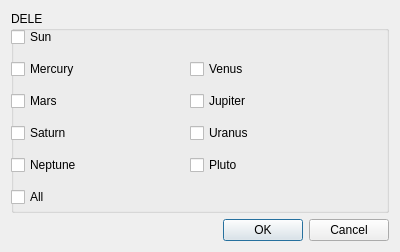
<?xml version="1.0" encoding="UTF-8"?>
<ui version="4.0">
 <class>addDeLeDlg</class>
 <widget class="QDialog" name="addDeLeDlg">
  <property name="geometry">
   <rect>
    <x>0</x>
    <y>0</y>
    <width>400</width>
    <height>252</height>
   </rect>
  </property>
  <property name="windowTitle">
   <string>Dialog</string>
  </property>
  <layout class="QGridLayout" name="gridLayout_2">
   <item row="0" column="0">
    <widget class="QGroupBox" name="DELE">
     <property name="title">
      <string>DELE</string>
     </property>
     <widget class="QWidget" name="gridLayoutWidget">
      <property name="geometry">
       <rect>
        <x>0</x>
        <y>10</y>
        <width>351</width>
        <height>192</height>
       </rect>
      </property>
      <layout class="QGridLayout" name="gridLayout">
       <item row="0" column="0">
        <widget class="QCheckBox" name="sun_ck">
         <property name="text">
          <string>Sun</string>
         </property>
        </widget>
       </item>
       <item row="1" column="0">
        <widget class="QCheckBox" name="mercury_ck">
         <property name="text">
          <string>Mercury</string>
         </property>
        </widget>
       </item>
       <item row="1" column="1">
        <widget class="QCheckBox" name="venus_ck">
         <property name="text">
          <string>Venus</string>
         </property>
        </widget>
       </item>
       <item row="2" column="0">
        <widget class="QCheckBox" name="mars_ck">
         <property name="text">
          <string>Mars</string>
         </property>
        </widget>
       </item>
       <item row="3" column="0">
        <widget class="QCheckBox" name="saturn_ck">
         <property name="text">
          <string>Saturn</string>
         </property>
        </widget>
       </item>
       <item row="3" column="1">
        <widget class="QCheckBox" name="uranus_ck">
         <property name="text">
          <string>Uranus</string>
         </property>
        </widget>
       </item>
       <item row="4" column="0">
        <widget class="QCheckBox" name="neptune_ck">
         <property name="text">
          <string>Neptune</string>
         </property>
        </widget>
       </item>
       <item row="4" column="1">
        <widget class="QCheckBox" name="pluto_ck">
         <property name="text">
          <string>Pluto</string>
         </property>
        </widget>
       </item>
       <item row="5" column="0">
        <widget class="QCheckBox" name="all_ck">
         <property name="text">
          <string>All</string>
         </property>
        </widget>
       </item>
       <item row="2" column="1">
        <widget class="QCheckBox" name="jupiter_ck">
         <property name="text">
          <string>Jupiter</string>
         </property>
        </widget>
       </item>
      </layout>
     </widget>
    </widget>
   </item>
   <item row="1" column="0">
    <widget class="QDialogButtonBox" name="buttonBox">
     <property name="orientation">
      <enum>Qt::Horizontal</enum>
     </property>
     <property name="standardButtons">
      <set>QDialogButtonBox::Cancel|QDialogButtonBox::Ok</set>
     </property>
    </widget>
   </item>
  </layout>
 </widget>
 <resources/>
 <connections>
  <connection>
   <sender>buttonBox</sender>
   <signal>accepted()</signal>
   <receiver>addDeLeDlg</receiver>
   <slot>accept()</slot>
   <hints>
    <hint type="sourcelabel">
     <x>248</x>
     <y>254</y>
    </hint>
    <hint type="destinationlabel">
     <x>157</x>
     <y>274</y>
    </hint>
   </hints>
  </connection>
  <connection>
   <sender>buttonBox</sender>
   <signal>rejected()</signal>
   <receiver>addDeLeDlg</receiver>
   <slot>reject()</slot>
   <hints>
    <hint type="sourcelabel">
     <x>316</x>
     <y>260</y>
    </hint>
    <hint type="destinationlabel">
     <x>286</x>
     <y>274</y>
    </hint>
   </hints>
  </connection>
 </connections>
</ui>
